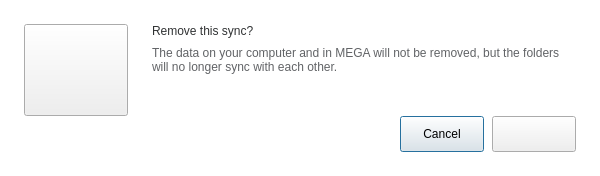
<?xml version="1.0" encoding="UTF-8"?>
<ui version="4.0">
 <class>RemoveSyncConfirmationDialog</class>
 <widget class="QDialog" name="RemoveSyncConfirmationDialog">
  <property name="geometry">
   <rect>
    <x>0</x>
    <y>0</y>
    <width>600</width>
    <height>176</height>
   </rect>
  </property>
  <property name="minimumSize">
   <size>
    <width>600</width>
    <height>176</height>
   </size>
  </property>
  <property name="maximumSize">
   <size>
    <width>600</width>
    <height>176</height>
   </size>
  </property>
  <property name="windowTitle">
   <string>Remove this sync?</string>
  </property>
  <property name="styleSheet">
   <string notr="true">#RemoveSyncConfirmationDialog
{
background-color: #FFFFFF;/*colorToken.page-background*/
}

#labelHeader
{
  color: #303233; /*colorToken.text-primary*/
}

#labelMessage
{
  color: #616366; /*colorToken.text-secondary*/
}

</string>
  </property>
  <layout class="QVBoxLayout" name="verticalLayout_2">
   <property name="spacing">
    <number>0</number>
   </property>
   <property name="leftMargin">
    <number>24</number>
   </property>
   <property name="topMargin">
    <number>24</number>
   </property>
   <property name="rightMargin">
    <number>24</number>
   </property>
   <property name="bottomMargin">
    <number>24</number>
   </property>
   <item>
    <layout class="QHBoxLayout" name="horizontalLayout_2" stretch="0,1">
     <property name="spacing">
      <number>24</number>
     </property>
     <item>
      <widget class="IconLabel" name="toolButton">
       <property name="text">
        <string/>
       </property>
       <property name="icon">
        <iconset resource="../Resources_common.qrc">
         <normaloff>:/synced-folder</normaloff>:/synced-folder</iconset>
       </property>
       <property name="iconSize">
        <size>
         <width>96</width>
         <height>96</height>
        </size>
       </property>
      </widget>
     </item>
     <item>
      <layout class="QVBoxLayout" name="verticalLayout" stretch="0,1">
       <property name="spacing">
        <number>8</number>
       </property>
       <property name="topMargin">
        <number>0</number>
       </property>
       <item alignment="Qt::AlignTop">
        <widget class="QLabel" name="labelHeader">
         <property name="styleSheet">
          <string notr="true"/>
         </property>
         <property name="text">
          <string>Remove this sync?</string>
         </property>
         <property name="semibold" stdset="0">
          <bool>true</bool>
         </property>
         <property name="font-size" stdset="0">
          <string notr="true">label-2</string>
         </property>
        </widget>
       </item>
       <item alignment="Qt::AlignTop">
        <widget class="QLabel" name="labelMessage">
         <property name="text">
          <string>The data on your computer and in MEGA will not be removed, but the folders will no longer sync with each other.</string>
         </property>
         <property name="wordWrap">
          <bool>true</bool>
         </property>
        </widget>
       </item>
      </layout>
     </item>
    </layout>
   </item>
   <item>
    <layout class="QHBoxLayout" name="horizontalLayout" stretch="1,0,0">
     <property name="spacing">
      <number>8</number>
     </property>
     <item>
      <spacer name="horizontalSpacer">
       <property name="orientation">
        <enum>Qt::Horizontal</enum>
       </property>
       <property name="sizeHint" stdset="0">
        <size>
         <width>40</width>
         <height>20</height>
        </size>
       </property>
      </spacer>
     </item>
     <item>
      <widget class="TokenizableButton" name="bCancel">
       <property name="sizePolicy">
        <sizepolicy hsizetype="Expanding" vsizetype="Fixed">
         <horstretch>0</horstretch>
         <verstretch>0</verstretch>
        </sizepolicy>
       </property>
       <property name="minimumSize">
        <size>
         <width>84</width>
         <height>36</height>
        </size>
       </property>
       <property name="maximumSize">
        <size>
         <width>16777215</width>
         <height>36</height>
        </size>
       </property>
       <property name="cursor">
        <cursorShape>PointingHandCursor</cursorShape>
       </property>
       <property name="styleSheet">
        <string notr="true"/>
       </property>
       <property name="text">
        <string>Cancel</string>
       </property>
       <property name="flat">
        <bool>false</bool>
       </property>
       <property name="type" stdset="0">
        <string notr="true">outline</string>
       </property>
       <property name="dimension" stdset="0">
        <string notr="true">medium</string>
       </property>
      </widget>
     </item>
     <item>
      <widget class="TokenizableButton" name="bRemove">
       <property name="sizePolicy">
        <sizepolicy hsizetype="Expanding" vsizetype="Fixed">
         <horstretch>0</horstretch>
         <verstretch>0</verstretch>
        </sizepolicy>
       </property>
       <property name="minimumSize">
        <size>
         <width>84</width>
         <height>36</height>
        </size>
       </property>
       <property name="maximumSize">
        <size>
         <width>16777215</width>
         <height>36</height>
        </size>
       </property>
       <property name="cursor">
        <cursorShape>PointingHandCursor</cursorShape>
       </property>
       <property name="text">
        <string/>
       </property>
       <property name="icon">
        <iconset resource="../Resources_light.qrc">
         <normaloff>:/images/x.svg</normaloff>:/images/x.svg</iconset>
       </property>
       <property name="type" stdset="0">
        <string notr="true">primary</string>
       </property>
       <property name="dimension" stdset="0">
        <string notr="true">medium</string>
       </property>
      </widget>
     </item>
    </layout>
   </item>
  </layout>
 </widget>
 <customwidgets>
  <customwidget>
   <class>TokenizableButton</class>
   <extends>QPushButton</extends>
   <header>tokenizer/TokenizableItems/TokenizableButtons.h</header>
  </customwidget>
  <customwidget>
   <class>IconLabel</class>
   <extends>QToolButton</extends>
   <header>tokenizer/TokenizableItems/IconLabel.h</header>
  </customwidget>
 </customwidgets>
 <resources>
  <include location="../Resources_common.qrc"/>
  <include location="../Resources_light.qrc"/>
 </resources>
 <connections>
  <connection>
   <sender>bCancel</sender>
   <signal>clicked()</signal>
   <receiver>RemoveSyncConfirmationDialog</receiver>
   <slot>reject()</slot>
   <hints>
    <hint type="sourcelabel">
     <x>413</x>
     <y>51</y>
    </hint>
    <hint type="destinationlabel">
     <x>229</x>
     <y>36</y>
    </hint>
   </hints>
  </connection>
 </connections>
</ui>
